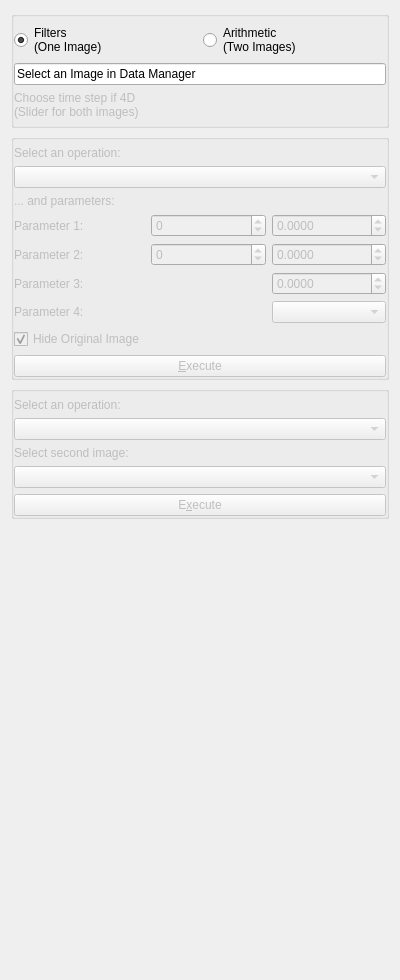
<?xml version="1.0" encoding="UTF-8"?>
<ui version="4.0">
 <class>QmitkBasicImageProcessingViewControls</class>
 <widget class="QWidget" name="QmitkBasicImageProcessingViewControls">
  <property name="geometry">
   <rect>
    <x>0</x>
    <y>0</y>
    <width>400</width>
    <height>980</height>
   </rect>
  </property>
  <property name="windowTitle">
   <string>Form</string>
  </property>
  <layout class="QGridLayout" name="gridLayout_4">
   <item row="0" column="0">
    <widget class="QGroupBox" name="groupBox">
     <property name="title">
      <string/>
     </property>
     <property name="flat">
      <bool>true</bool>
     </property>
     <layout class="QGridLayout" name="gridLayout_3">
      <property name="leftMargin">
       <number>0</number>
      </property>
      <property name="topMargin">
       <number>6</number>
      </property>
      <property name="rightMargin">
       <number>0</number>
      </property>
      <property name="bottomMargin">
       <number>6</number>
      </property>
      <item row="0" column="0">
       <widget class="QRadioButton" name="rBOneImOp">
        <property name="text">
         <string>Filters
(One Image)</string>
        </property>
        <property name="checked">
         <bool>true</bool>
        </property>
       </widget>
      </item>
      <item row="0" column="1">
       <widget class="QRadioButton" name="rBTwoImOp">
        <property name="text">
         <string>Arithmetic
(Two Images)</string>
        </property>
       </widget>
      </item>
      <item row="1" column="0" colspan="2">
       <widget class="QLineEdit" name="leImage1">
        <property name="text">
         <string>Select an Image in Data Manager</string>
        </property>
        <property name="readOnly">
         <bool>true</bool>
        </property>
       </widget>
      </item>
      <item row="2" column="0">
       <widget class="QLabel" name="tlTime">
        <property name="enabled">
         <bool>false</bool>
        </property>
        <property name="toolTip">
         <string>Output image will be 3D</string>
        </property>
        <property name="text">
         <string>Choose time step if 4D
(Slider for both images)</string>
        </property>
        <property name="wordWrap">
         <bool>false</bool>
        </property>
       </widget>
      </item>
      <item row="2" column="1">
       <widget class="QmitkSliderNavigatorWidget" name="sliceNavigatorTime" native="true">
        <property name="enabled">
         <bool>false</bool>
        </property>
        <property name="toolTip">
         <string>Output image will be 3D</string>
        </property>
       </widget>
      </item>
     </layout>
    </widget>
   </item>
   <item row="2" column="0">
    <widget class="QGroupBox" name="gbTwoImageOps">
     <property name="enabled">
      <bool>true</bool>
     </property>
     <property name="title">
      <string/>
     </property>
     <property name="flat">
      <bool>true</bool>
     </property>
     <property name="checkable">
      <bool>false</bool>
     </property>
     <property name="checked">
      <bool>false</bool>
     </property>
     <layout class="QGridLayout" name="gridLayout_2">
      <property name="leftMargin">
       <number>0</number>
      </property>
      <property name="topMargin">
       <number>6</number>
      </property>
      <property name="rightMargin">
       <number>0</number>
      </property>
      <property name="bottomMargin">
       <number>0</number>
      </property>
      <item row="2" column="0" colspan="2">
       <widget class="QLabel" name="tlImage2">
        <property name="enabled">
         <bool>false</bool>
        </property>
        <property name="text">
         <string>Select second image:</string>
        </property>
        <property name="wordWrap">
         <bool>false</bool>
        </property>
        <property name="buddy">
         <cstring>m_ImageSelector2</cstring>
        </property>
       </widget>
      </item>
      <item row="3" column="0" colspan="3">
       <widget class="QmitkDataStorageComboBox" name="m_ImageSelector2">
        <property name="enabled">
         <bool>false</bool>
        </property>
       </widget>
      </item>
      <item row="6" column="0" colspan="3">
       <widget class="QPushButton" name="btnDoIt2">
        <property name="enabled">
         <bool>false</bool>
        </property>
        <property name="text">
         <string>E&amp;xecute</string>
        </property>
       </widget>
      </item>
      <item row="0" column="0">
       <widget class="QLabel" name="tlWhat2">
        <property name="enabled">
         <bool>false</bool>
        </property>
        <property name="text">
         <string>Select an operation:</string>
        </property>
        <property name="wordWrap">
         <bool>false</bool>
        </property>
        <property name="buddy">
         <cstring>cbWhat2</cstring>
        </property>
       </widget>
      </item>
      <item row="1" column="0" colspan="3">
       <widget class="QComboBox" name="cbWhat2">
        <property name="enabled">
         <bool>false</bool>
        </property>
       </widget>
      </item>
     </layout>
    </widget>
   </item>
   <item row="3" column="0">
    <spacer name="verticalSpacer">
     <property name="orientation">
      <enum>Qt::Vertical</enum>
     </property>
     <property name="sizeHint" stdset="0">
      <size>
       <width>254</width>
       <height>403</height>
      </size>
     </property>
    </spacer>
   </item>
   <item row="1" column="0">
    <widget class="QGroupBox" name="gbOneImageOps">
     <property name="title">
      <string/>
     </property>
     <property name="flat">
      <bool>true</bool>
     </property>
     <layout class="QGridLayout" name="gridLayout">
      <property name="leftMargin">
       <number>0</number>
      </property>
      <property name="topMargin">
       <number>6</number>
      </property>
      <property name="rightMargin">
       <number>0</number>
      </property>
      <property name="bottomMargin">
       <number>0</number>
      </property>
      <item row="0" column="0" colspan="3">
       <widget class="QLabel" name="tlWhat1">
        <property name="enabled">
         <bool>false</bool>
        </property>
        <property name="text">
         <string>Select an operation:</string>
        </property>
        <property name="wordWrap">
         <bool>false</bool>
        </property>
        <property name="buddy">
         <cstring>cbWhat1</cstring>
        </property>
       </widget>
      </item>
      <item row="1" column="0" colspan="3">
       <widget class="QComboBox" name="cbWhat1">
        <property name="enabled">
         <bool>false</bool>
        </property>
       </widget>
      </item>
      <item row="2" column="0" colspan="3">
       <widget class="QLabel" name="tlParam">
        <property name="enabled">
         <bool>false</bool>
        </property>
        <property name="text">
         <string>... and parameters:</string>
        </property>
        <property name="wordWrap">
         <bool>false</bool>
        </property>
       </widget>
      </item>
      <item row="3" column="0">
       <widget class="QLabel" name="tlParam1">
        <property name="enabled">
         <bool>false</bool>
        </property>
        <property name="text">
         <string>Parameter 1:</string>
        </property>
        <property name="wordWrap">
         <bool>false</bool>
        </property>
        <property name="buddy">
         <cstring>sbParam1</cstring>
        </property>
       </widget>
      </item>
      <item row="4" column="0">
       <widget class="QLabel" name="tlParam2">
        <property name="enabled">
         <bool>false</bool>
        </property>
        <property name="text">
         <string>Parameter 2:</string>
        </property>
        <property name="wordWrap">
         <bool>false</bool>
        </property>
        <property name="buddy">
         <cstring>sbParam2</cstring>
        </property>
       </widget>
      </item>
      <item row="8" column="0" colspan="3">
       <widget class="QPushButton" name="btnDoIt">
        <property name="enabled">
         <bool>false</bool>
        </property>
        <property name="text">
         <string>&amp;Execute</string>
        </property>
       </widget>
      </item>
      <item row="7" column="0">
       <widget class="QCheckBox" name="cbHideOrig">
        <property name="enabled">
         <bool>false</bool>
        </property>
        <property name="text">
         <string>Hide Original Image</string>
        </property>
        <property name="checked">
         <bool>true</bool>
        </property>
       </widget>
      </item>
      <item row="5" column="0">
       <widget class="QLabel" name="tlParam3">
        <property name="enabled">
         <bool>false</bool>
        </property>
        <property name="text">
         <string>Parameter 3:</string>
        </property>
       </widget>
      </item>
      <item row="6" column="0">
       <widget class="QLabel" name="tlParam4">
        <property name="enabled">
         <bool>false</bool>
        </property>
        <property name="text">
         <string>Parameter 4:</string>
        </property>
       </widget>
      </item>
      <item row="6" column="2">
       <widget class="QComboBox" name="cbParam4">
        <property name="enabled">
         <bool>false</bool>
        </property>
        <property name="sizePolicy">
         <sizepolicy hsizetype="Expanding" vsizetype="Fixed">
          <horstretch>0</horstretch>
          <verstretch>0</verstretch>
         </sizepolicy>
        </property>
       </widget>
      </item>
      <item row="5" column="2">
       <widget class="QDoubleSpinBox" name="dsbParam3">
        <property name="enabled">
         <bool>false</bool>
        </property>
        <property name="sizePolicy">
         <sizepolicy hsizetype="Expanding" vsizetype="Fixed">
          <horstretch>0</horstretch>
          <verstretch>0</verstretch>
         </sizepolicy>
        </property>
        <property name="layoutDirection">
         <enum>Qt::LeftToRight</enum>
        </property>
        <property name="alignment">
         <set>Qt::AlignLeading|Qt::AlignLeft|Qt::AlignVCenter</set>
        </property>
        <property name="decimals">
         <number>4</number>
        </property>
        <property name="minimum">
         <double>-999999999.000000000000000</double>
        </property>
        <property name="maximum">
         <double>999999999.000000000000000</double>
        </property>
       </widget>
      </item>
      <item row="4" column="2">
       <widget class="QDoubleSpinBox" name="dsbParam2">
        <property name="enabled">
         <bool>false</bool>
        </property>
        <property name="sizePolicy">
         <sizepolicy hsizetype="Expanding" vsizetype="Fixed">
          <horstretch>0</horstretch>
          <verstretch>0</verstretch>
         </sizepolicy>
        </property>
        <property name="decimals">
         <number>4</number>
        </property>
        <property name="minimum">
         <double>-999999999.000000000000000</double>
        </property>
        <property name="maximum">
         <double>999999999.000000000000000</double>
        </property>
       </widget>
      </item>
      <item row="3" column="2">
       <widget class="QDoubleSpinBox" name="dsbParam1">
        <property name="enabled">
         <bool>false</bool>
        </property>
        <property name="sizePolicy">
         <sizepolicy hsizetype="Expanding" vsizetype="Fixed">
          <horstretch>0</horstretch>
          <verstretch>0</verstretch>
         </sizepolicy>
        </property>
        <property name="decimals">
         <number>4</number>
        </property>
        <property name="minimum">
         <double>-999999999.000000000000000</double>
        </property>
        <property name="maximum">
         <double>999999999.000000000000000</double>
        </property>
       </widget>
      </item>
      <item row="3" column="1">
       <widget class="QSpinBox" name="sbParam1">
        <property name="enabled">
         <bool>false</bool>
        </property>
        <property name="sizePolicy">
         <sizepolicy hsizetype="Expanding" vsizetype="Fixed">
          <horstretch>0</horstretch>
          <verstretch>0</verstretch>
         </sizepolicy>
        </property>
        <property name="minimum">
         <number>-999999999</number>
        </property>
        <property name="maximum">
         <number>999999999</number>
        </property>
       </widget>
      </item>
      <item row="4" column="1">
       <widget class="QSpinBox" name="sbParam2">
        <property name="enabled">
         <bool>false</bool>
        </property>
        <property name="sizePolicy">
         <sizepolicy hsizetype="Expanding" vsizetype="Fixed">
          <horstretch>0</horstretch>
          <verstretch>0</verstretch>
         </sizepolicy>
        </property>
        <property name="minimum">
         <number>-999999999</number>
        </property>
        <property name="maximum">
         <number>999999999</number>
        </property>
       </widget>
      </item>
     </layout>
    </widget>
   </item>
  </layout>
 </widget>
 <customwidgets>
  <customwidget>
   <class>QmitkDataStorageComboBox</class>
   <extends>QComboBox</extends>
   <header location="global">QmitkDataStorageComboBox.h</header>
  </customwidget>
  <customwidget>
   <class>QmitkSliderNavigatorWidget</class>
   <extends>QWidget</extends>
   <header location="global">QmitkSliderNavigatorWidget.h</header>
  </customwidget>
 </customwidgets>
 <resources/>
 <connections/>
</ui>
